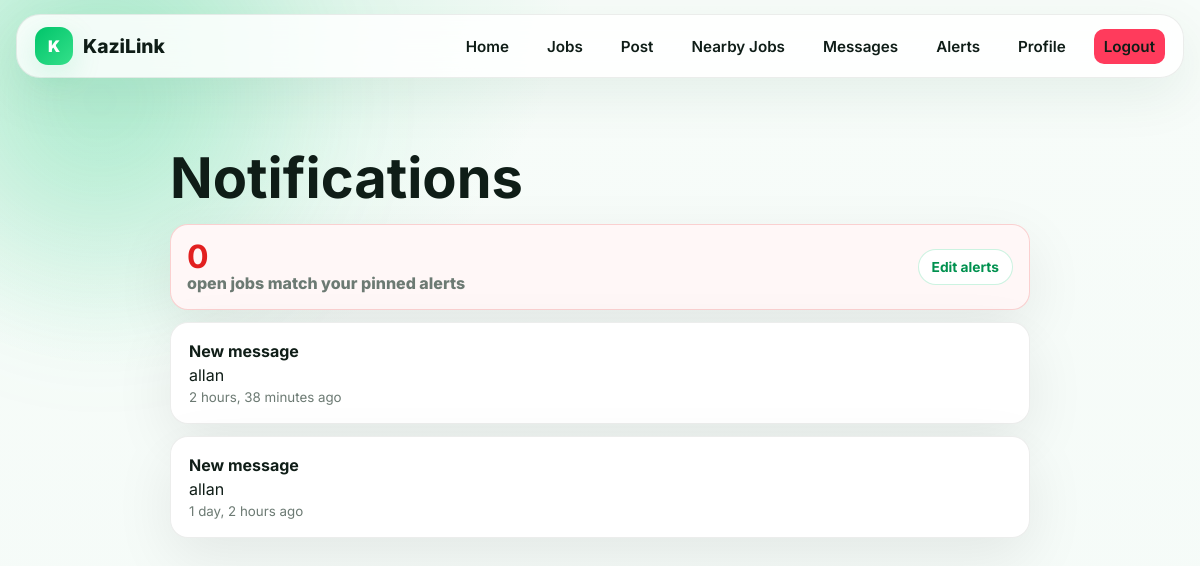
Screenshot of /notifications/ (signed in) with the database file from the repository.
### marketplace/models.py (models this page shows)
class Notification(models.Model):
    user = models.ForeignKey(User, on_delete=models.CASCADE, related_name='notifications')
    title = models.CharField(max_length=120)
    body = models.CharField(max_length=240, blank=True)
    url = models.CharField(max_length=240, blank=True)
    read = models.BooleanField(default=False)
    created_at = models.DateTimeField(auto_now_add=True)
    class Meta:
        ordering = ['-created_at']

### marketplace/views.py (the view)
# urls.py: path('notifications/', views.notifications, name='notifications'),
@login_required
def notifications(request):
    alert_jobs = matching_alert_jobs(request.user)
    notes = request.user.notifications.all()
    unread = notes.filter(read=False)
    unread.update(read=True)
    return render(request, 'marketplace/notifications.html', {
        'notifications': notes,
        'alert_jobs': alert_jobs,
        'job_alerts': request.user.job_alerts.filter(active=True),
    })

### marketplace/context_processors.py (called while the page is built)
def alert_badge(request):
    if not request.user.is_authenticated:
        return {'alert_match_count': 0}
    return {'alert_match_count': len(matching_alert_jobs(request.user))}

### marketplace/views.py (called while the page is built, shortened)
def matching_alert_jobs(user):
    alerts = list(user.job_alerts.filter(active=True).select_related('category'))
    if not alerts:
        return []

### templates/marketplace/notifications.html (shortened to what this page needs)
{% extends 'marketplace/base.html' %}
{% load static %}
{% block page_css %}<link rel="stylesheet" href="{% static 'marketplace/css/notifications.css' %}">{% endblock %}
{% block content %}
<main class="notifications-page">
    <h1>Notifications</h1>
    <section class="alert-summary">
        <div>
            <strong>{{ alert_jobs|length }}</strong>
            <span>open jobs match your pinned alerts</span>
        </div>
        <a class="btn mini" href="{% url 'find_jobs' %}">Edit alerts</a>
    </section>
    <section class="notification-list">
        {% for note in notifications %}
            <a class="notification {% if not note.read %}unread{% endif %}" href="{{ note.url|default:'#' }}">
                <strong>{{ note.title }}</strong>
                <p>{{ note.body }}</p>
                <small>{{ note.created_at|timesince }} ago</small>
            </a>
        {% empty %}
            <article class="empty-state"><h2>No notifications yet.</h2><p>New jobs, messages, reviews, applications, and nearby alerts will appear here.</p></article>
        {% endfor %}
    </section>
</main>
{% endblock %}

### static/marketplace/css/base.css (style rules this page uses)
:root { --green: #00c46a; --green-dark: #00914f; --mint: #e9fff3; --ink: #0f1d17; --bg: #f5fbf8; --card: rgba(255,255,255,0.75); --text: #0f1d17; --muted: #6c7a73; --border: rgba(0,0,0,0.08); --line: rgba(15,29,23,0.08); --shadow: 0 20px 60px rgba(0,0,0,0.08); --shadow-soft: 0 10px 30px rgba(0,196,106,0.15); --radius: 14px; }
* { margin: 0; padding: 0; box-sizing: border-box; }
body { font-family: "Inter", sans-serif; background: radial-gradient(circle at 12% -8%, rgba(0,196,106,0.16), transparent 32%), linear-gradient(180deg, #f7fcf9 0%, var(--bg) 100%); color: var(--text); overflow-x: hidden; }
a { color: var(--green-dark); text-decoration: none; }
.btn-primary, .btn-danger, .btn, button.btn { display: inline-flex; align-items: center; justify-content: center; gap: 8px; padding: 10px 16px; border-radius: 999px; font-weight: 700; text-decoration: none; border: 0; cursor: pointer; transition: 0.2s ease; }
.btn.ghost, .btn.mini { border: 1px solid rgba(0,196,106,0.2); background: white; color: var(--green-dark); }
.btn.mini { min-height: 36px; padding: 8px 13px; font-size: 0.86rem; }

### static/marketplace/css/notifications.css (style rules this page uses)
.notifications-page { width: min(860px, calc(100% - 28px)); margin: 24px auto; padding: 18px 0 40px; }
.notifications-page h1 { font-size: clamp(2rem, 5vw, 3.5rem); }
.notification-list { display: grid; gap: 12px; }
.alert-summary { display: flex; justify-content: space-between; align-items: center; gap: 14px; padding: 16px; margin: 12px 0; border: 1px solid rgba(226,32,32,0.18); border-radius: 18px; background: #fff7f7; box-shadow: var(--shadow); }
.alert-summary strong { display: block; color: #e22020; font-size: 2rem; line-height: 1; }
.alert-summary span { color: var(--muted); font-weight: 800; }
.notification { display: grid; gap: 4px; padding: 18px; border: 1px solid var(--line); background: white; border-radius: 18px; box-shadow: var(--shadow); transition: transform .2s ease; color: var(--text); }
.notification small { color: var(--muted); }

### rows the page displays
Notification: title "New message", body "allan", created_at "2 hours, 38 minutes"
Notification: title "New message", body "allan", created_at "1 day, 2 hours"

### other values shown
{{ alert_jobs|length }} "0"
